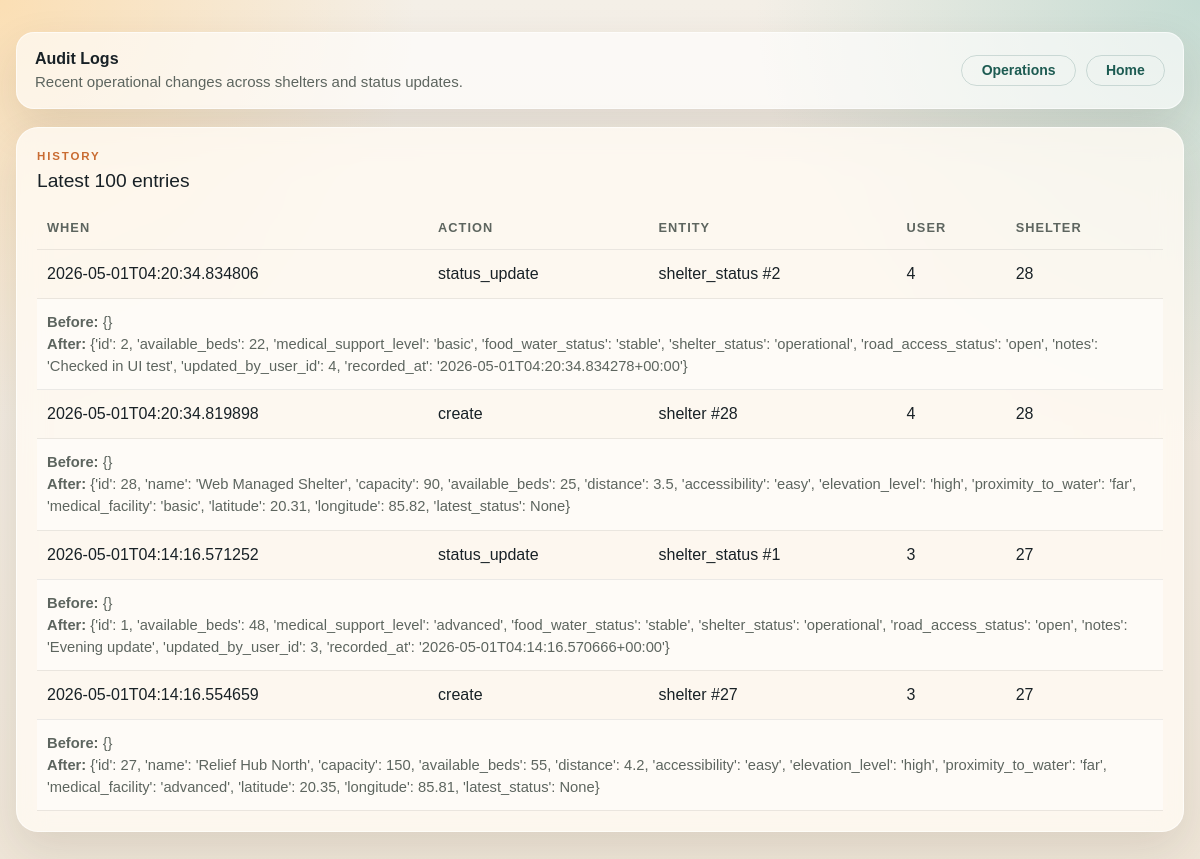
Screenshot of /manage/audit-logs (signed in) with the database file from the repository.
### flood_app/models/audit_log.py (models this page shows)
    class AuditLog(db.Model):
        __tablename__ = "audit_logs"
        id = db.Column(db.Integer, primary_key=True)
        actor_user_id = db.Column(db.Integer, db.ForeignKey("users.id"), index=True)
        shelter_id = db.Column(db.Integer, db.ForeignKey("shelters.id"), index=True)
        entity_type = db.Column(db.String(100), nullable=False, index=True)
        entity_id = db.Column(db.String(100), nullable=False, index=True)
        action = db.Column(db.String(100), nullable=False, index=True)
        before_state = db.Column(db.JSON)
        after_state = db.Column(db.JSON)
        created_at = db.Column(db.DateTime(timezone=True), nullable=False, default=lambda: datetime.now(timezone.utc))
        actor_user = db.relationship(
            "User",
            back_populates="actor_audit_logs",
            lazy="joined",
            foreign_keys=[actor_user_id],
        )
        shelter = db.relationship("Shelter", back_populates="audit_logs", lazy="joined")

### flood_app/routes/management_web.py (the view)
@management_web_bp.route("/audit-logs", methods=["GET"])
@roles_required("admin", "response_officer")
def audit_logs():
    items = (
        AuditLog.query.order_by(AuditLog.created_at.desc(), AuditLog.id.desc())
        .limit(100)
        .all()
    )
    return render_template("manage_audit_logs.html", items=items)

### flood_app/services/auth.py (called while the page is built)
def load_current_user():
    if db is None or User is None:
        g.current_user = None
        return
    g.current_user = AuthService().get_current_user()

def roles_required(*allowed_roles):
    def decorator(view):
        @wraps(view)
        def wrapped(*args, **kwargs):
            user = getattr(g, "current_user", None)
            if user is None:
                if request.blueprint == "api_auth" or request.path.startswith("/api/"):
                    return jsonify({"error": "authentication required"}), 401
                return redirect(url_for("auth.login", next=request.path))
            if user.role not in allowed_roles:
                if request.blueprint == "api_auth" or request.path.startswith("/api/"):
                    return jsonify({"error": "forbidden"}), 403
                return redirect(url_for("web.home"))
            return view(*args, **kwargs)
        return wrapped
    return decorator

def register_auth_handlers(app):
    @app.before_request
    def _load_user():
        load_current_user()
    @app.context_processor
    def inject_auth_context():
        return {"current_user": getattr(g, "current_user", None), "user_roles": USER_ROLES}

    def get_current_user(self):
        user_id = session.get("user_id")
        if not user_id:
            return None
        return db.session.get(User, user_id)

### templates/manage_audit_logs.html (shortened to what this page needs)
<!doctype html>
<html lang="en">
<head>
  <link href="https://cdn.jsdelivr.net/npm/bootstrap@5.3.3/dist/css/bootstrap.min.css" rel="stylesheet">
  <link rel="stylesheet" href="{{ url_for('static', filename='css/styles.css') }}">
</head>
<body>
  <main class="page-shell">
    <section class="auth-strip">
      <div class="auth-strip-card">
        <div>
          <strong>Audit Logs</strong>
          <span class="auth-meta">Recent operational changes across shelters and status updates.</span>
        </div>
        <div class="auth-actions">
          <a class="btn btn-ghost btn-sm" href="{{ url_for('management_web.shelters') }}">Operations</a>
          <a class="btn btn-ghost btn-sm" href="{{ url_for('web.home') }}">Home</a>
        </div>
      </div>
    </section>
    <section class="results-card manage-card">
      <div class="section-head">
        <div>
          <p class="eyebrow mb-1">History</p>
          <h3 class="section-title">Latest 100 entries</h3>
        </div>
      </div>
      <div class="manage-table-wrap">
        <table class="manage-table">
          <thead>
            <tr>
              <th>When</th>
              <th>Action</th>
              <th>Entity</th>
              <th>User</th>
              <th>Shelter</th>
            </tr>
          </thead>
          <tbody>
            {% for item in items %}
            <tr>
              <td>{{ item.created_at.isoformat() if item.created_at else '' }}</td>
              <td>{{ item.action }}</td>
              <td>{{ item.entity_type }} #{{ item.entity_id }}</td>
              <td>{{ item.actor_user_id or '-' }}</td>
              <td>{{ item.shelter_id or '-' }}</td>
            </tr>
            <tr class="audit-detail-row">
              <td colspan="5">
                <strong>Before:</strong> {{ item.before_state or {} }}
                <br>
                <strong>After:</strong> {{ item.after_state or {} }}
              </td>
            </tr>
            {% else %}
            <tr>
              <td colspan="5">No audit entries yet.</td>
            </tr>
            {% endfor %}
          </tbody>
        </table>
      </div>
    </section>
  </main>
</body>
</html>

### static/css/styles.css (style rules this page uses)
:root { --bg: #f4efe7; --bg-deep: #efe6d8; --surface: rgba(255, 250, 243, 0.82); --surface-strong: #fff8ef; --ink: #182126; --muted: #5d655f; --line: rgba(24, 33, 38, 0.08); --accent: #c96c32; --accent-deep: #8f3d17; --signal: #1d5b52; --signal-soft: #9dd9ce; --danger: #b33b2e; --shadow: 0 18px 45px rgba(67, 47, 30, 0.12); --radius-xl: 28px; --radius-lg: 22px; --radius-md: 16px; }
* { box-sizing: border-box; }
body { margin: 0; min-height: 100vh; font-family: "Source Sans 3", sans-serif; color: var(--ink); background: radial-gradient(circle at top left, rgba(255, 214, 153, 0.65), transparent 28%), radial-gradient(circle at top right, rgba(110, 183, 173, 0.35), transparent 30%), linear-gradient(180deg, var(--bg), var(--bg-deep)); }
.page-shell { width: min(1400px, calc(100% - 32px)); margin: 0 auto; padding: 32px 0 40px; }
.auth-strip { margin-bottom: 18px; }
.auth-strip-card { display: flex; justify-content: space-between; align-items: center; gap: 14px; padding: 14px 18px; border-radius: 18px; background: rgba(255, 255, 255, 0.62); border: 1px solid rgba(255, 255, 255, 0.6); box-shadow: var(--shadow); }
.auth-meta { display: block; color: var(--muted); font-size: 0.94rem; }
.auth-actions { display: flex; gap: 10px; align-items: center; }
.hero-title, .panel-title, .section-title { font-family: "Space Grotesk", sans-serif; }
.eyebrow { text-transform: uppercase; letter-spacing: 0.16em; font-size: 0.72rem; font-weight: 700; color: var(--accent); }
.btn-signal, .btn-ghost { border-radius: 999px; font-weight: 700; padding-inline: 1.2rem; }
.btn-ghost { background: transparent; color: var(--signal); border: 1px solid rgba(29, 91, 82, 0.18); }
.best-match-card, .summary-card, .results-card, .chart-card, .map-card { border-radius: var(--radius-lg); background: var(--surface); box-shadow: var(--shadow); border: 1px solid rgba(255, 255, 255, 0.6); backdrop-filter: blur(14px); }
.results-card, .chart-card, .map-card { padding: 20px; }
.manage-card { min-width: 0; }
.section-head { display: flex; justify-content: space-between; align-items: flex-start; gap: 12px; margin-bottom: 14px; }
.section-title { margin: 0; font-size: 1.2rem; }
.manage-table-wrap { overflow: auto; }
.manage-table { width: 100%; border-collapse: collapse; min-width: 760px; }
.manage-table th, .manage-table td { padding: 12px 10px; border-bottom: 1px solid var(--line); vertical-align: top; }
.manage-table th { text-align: left; font-size: 0.8rem; text-transform: uppercase; letter-spacing: 0.08em; color: var(--muted); }
.audit-detail-row td { font-size: 0.92rem; color: var(--muted); background: rgba(255, 255, 255, 0.45); }

### rows the page displays
AuditLog: created_at "2026-05-01T04:20:34.834806", action "status_update", entity_type "shelter_status", entity_id "2", actor_user "4", shelter "28", before_state "{}", after_state "{'id': 2, 'available_beds': 22, 'medical_support_level': 'basic', 'food_water_status': 'stable', 'shelter_status': 'operational', 'road_access_status': 'open', 'notes': 'Checked in UI test', 'updated_by_user_id': 4, 'recorded_at': '2026-05-01T04:20:34.834278+00:00'}"
AuditLog: created_at "2026-05-01T04:20:34.819898", action "create", entity_type "shelter", entity_id "28", actor_user "4", shelter "28", before_state "{}", after_state "{'id': 28, 'name': 'Web Managed Shelter', 'capacity': 90, 'available_beds': 25, 'distance': 3.5, 'accessibility': 'easy', 'elevation_level': 'high', 'proximity_to_water': 'far', 'medical_facility': 'basic', 'latitude': 20.31, 'longitude': 85.82, 'latest_status': None}"
AuditLog: created_at "2026-05-01T04:14:16.571252", action "status_update", entity_type "shelter_status", entity_id "1", actor_user "3", shelter "27", before_state "{}", after_state "{'id': 1, 'available_beds': 48, 'medical_support_level': 'advanced', 'food_water_status': 'stable', 'shelter_status': 'operational', 'road_access_status': 'open', 'notes': 'Evening update', 'updated_by_user_id': 3, 'recorded_at': '2026-05-01T04:14:16.570666+00:00'}"
AuditLog: created_at "2026-05-01T04:14:16.554659", action "create", entity_type "shelter", entity_id "27", actor_user "3", shelter "27", before_state "{}", after_state "{'id': 27, 'name': 'Relief Hub North', 'capacity': 150, 'available_beds': 55, 'distance': 4.2, 'accessibility': 'easy', 'elevation_level': 'high', 'proximity_to_water': 'far', 'medical_facility': 'advanced', 'latitude': 20.35, 'longitude': 85.81, 'latest_status': None}"
